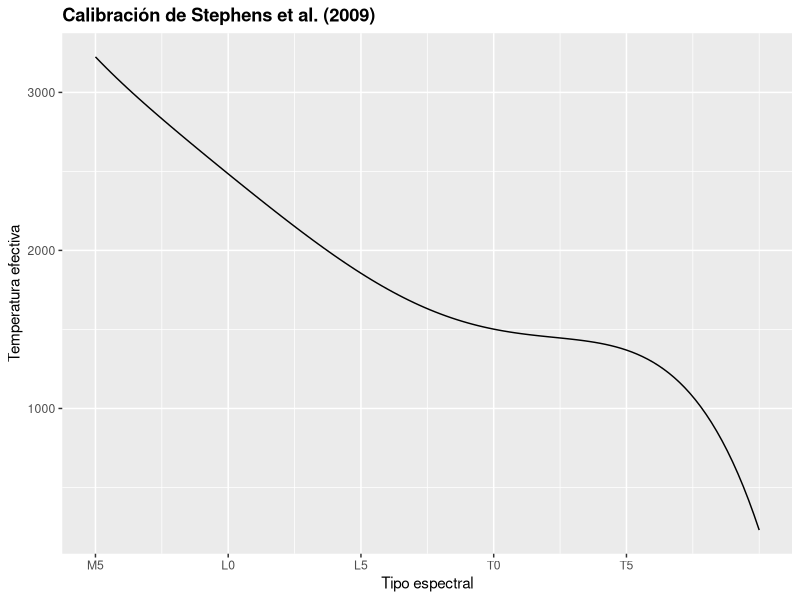

Recreate this plot in R.
## ---- chunk 1
library(ggplot2)
f2 <- function(t){
teff = 4400.9-467.26*t+54.67*t^2-4.4727*t^3+0.17667*t^4-0.0025492*t^5
teff
}


xval <- seq(5,30,0.2)
yval <- f2(xval)+250
dataset <- data.frame(xval, yval)
ggplot(data = dataset, aes(xval, yval)) + geom_line() + 
  scale_x_continuous("Tipo espectral", breaks=c(0,5,10,15,20,25), labels=c("M0","M5","L0","L5","T0","T5")) +
  scale_y_continuous("Temperatura efectiva") +
  ggtitle("Calibración de Stephens et al. (2009) ") + 
     theme(plot.title = element_text(lineheight=.8, face="bold"))

